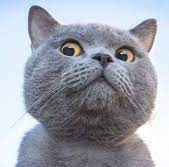
#> input picture mycattest.jpg, 169 x 167 px
$ jupyter execute --allow-errors DNNCORE_first_version.ipynb   (shell and % lines are left out)
#> lines starting #> are read from the running program, lines starting #| are printed output that depends on the picture
[cell 1]
#'Core code for my DNN_From_Scratch '
#'For cat recongation' (no free lunch)

[cell 2]
#import the data and librarys

import numpy as np
import matplotlib.pyplot as plt    # for ploting
import h5py    # for processing .h5 files

plt.rcParams['figure.figsize'] = (5.0, 4.0) # set default size of plots
plt.rcParams['image.interpolation'] = 'nearest'
plt.rcParams['image.cmap'] = 'gray'

# because the core_functions are editing all the time during the experimental process, two lines of code
# above make it possible that the functions below are auto-reloaded.
from core_functions import *

np.random.seed(1)

[cell 3]
# The cell below is for importing data from a .h5 file; Different kinds of file might need different code.

#> (a cell that did not finish here is left out)

[cell 5]
# Take a look at the data
index = 3
#> (the rest of this cell did not finish here and is left out)

#> (a cell that did not finish here is left out)

#> (a cell that did not finish here is left out)

#> (a cell that did not finish here is left out)

[cell 9]
# Define Neural Network model


def L_layer_model(X, Y, layer_dims, learning_rate=0.0075, num_iterations=100, print_cost=False):
    parameters = initialize_parameters(layer_dims)
    costs = [] # keep track of the cost so we can check the performance of our model

    # iterate num_iterations times

    for i in range(num_iterations):
        # forward propagation with X and initial parameters;
        AL, caches = forward_propagation(X, parameters)

        #compute the cost
        cost = compute_cost(AL, Y)

        #backward propagation
        grads = backward_propagation(AL, Y, caches)

        #update parameters, print the cost changes
        parameters = update_parameters(parameters, grads, learning_rate)

        # try printing costs to evaluate the model
        if print_cost and i % 100 == 0 or i == num_iterations-1:
            # Print the cost every 100 iterations and the last iteration
            print("Cost after iteration {}: {}".format(i, np.squeeze(cost)))
        if i % 100 == 0 or i == num_iterations:
            costs.append(cost)

    return parameters, costs

[cell 10]
# 翻过的错
# 1. 搞清楚输出输入端的数据类型和顺序；上面 L_layer_model 中一个AL输入comput_cost时为list而不是nparrry的bug就是因为
# 把AL和caches的顺序写反了！！！这个bug改了两天！！！
# 2. cost一直下不去，后来把learningrate从课程里的0.0075改成了0.0005，cost就降下去了；我也不知道为什么一样的数据，课程
# 能用0.0075但这里就不行。
# 3. 我的模型显然过拟合了high variance，train accuracy达到了0.999999而test accuracy才0.78(甚至会更低），课程里这两个数据分别为
# 0.985645和0.8；猜测可能是initial parameters的原因吧

#> (a cell that did not finish here is left out)

#> (a cell that did not finish here is left out)

#> (a cell that did not finish here is left out)

#> (a cell that did not finish here is left out)

#> (a cell that did not finish here is left out)

[cell 16]
from PIL import Image
my_image = "mycattest.jpg"
my_label_y = [1]
num_px = 64

fname = my_image # if the image is in a folder, we need to add "folername/" infront the file name
image = np.array(Image.open(fname).resize((num_px, num_px))) #reshape the image to fit my propram
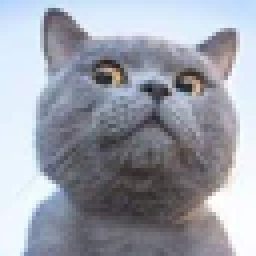
#> image: shape (64, 64, 3) (shown 4 times larger); mean R, G, B 156.1, 160.1, 170.8
plt.imshow(image)

# process the raw data
image = image/255.
image = image.reshape((1,num_px*num_px*3)).T # our import data has the shape of(n,m), where n here particularly equals to 64*64*3 = 12288
#> image = 12288 values, max 1 at index 140, min 0.0667 at index 4335, mean 0.637
#> (the rest of this cell did not finish here and is left out)
